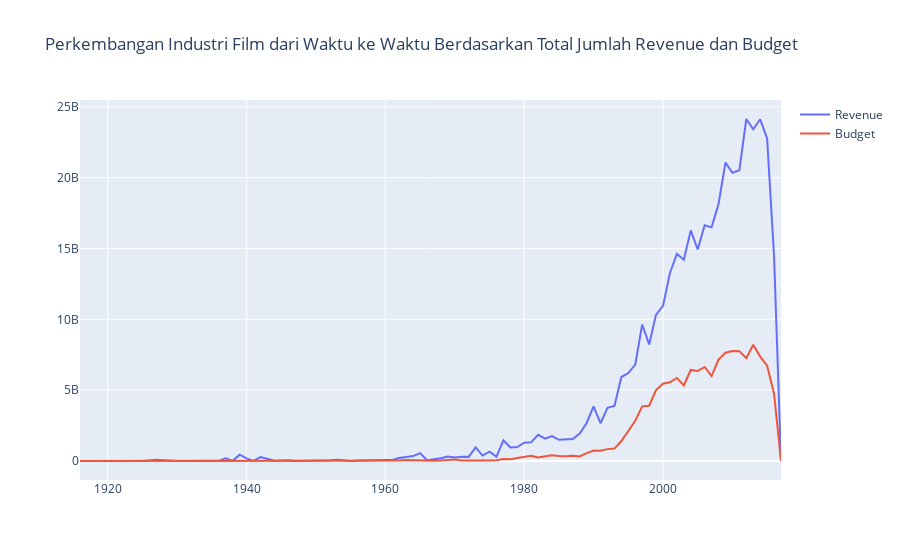

Source (notebook cell):
### Code cell
listdata = scrubbed['release_date'].unique()
layout= go.Layout(title= 'Perkembangan Industri Film dari Waktu ke Waktu Berdasarkan Total Jumlah Revenue dan Budget')
fig = go.Figure(data=[
    go.Scatter(name='Revenue', x=xyear, y=totalRev),
    go.Scatter(name='Budget', x=xyear, y=totalBud),
], layout=layout)
fig.update_layout(barmode='group')
fig.show()
